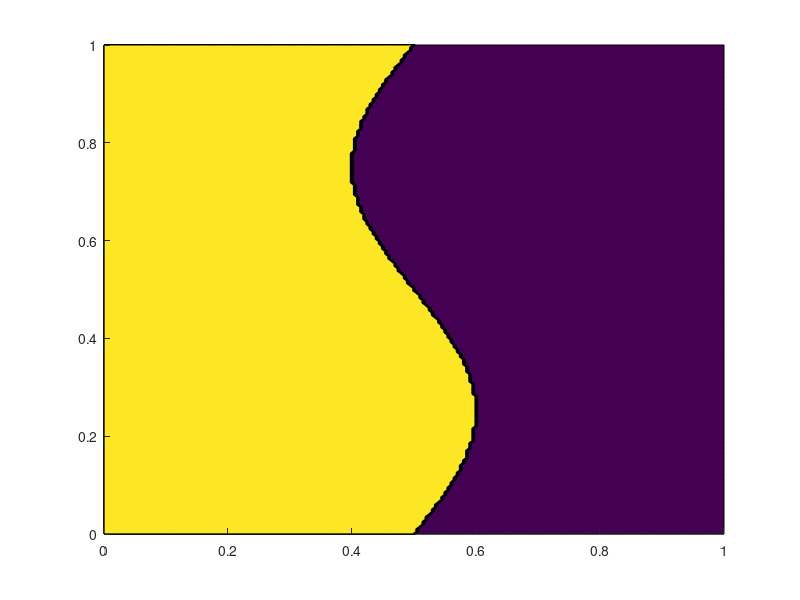

Write MATLAB code to recreate this figure. (Note: this script raises an error after producing the figure.)
% 2D One-Phase Stefan Problem via Enthalpy Method
% MATLAB implementation

clear; clc;

% Physical parameters
rho = 1.0;    % density
c   = 1.0;    % specific heat
k   = 1.0;    % thermal conductivity
L   = 1.0;    % latent heat per unit mass
T0  = 1.0;    % hot boundary temperature
Tm  = 0.0;    % melting temperature

% Domain and discretization
Nx = 200; Ny = 200;
Lx = 1.0; Ly = 1.0;
dx = Lx/(Nx-1); dy = Ly/(Ny-1);
x  = linspace(0, Lx, Nx);
y  = linspace(0, Ly, Ny);
[X, Y] = meshgrid(x, y);

% Initial interface: x = 0.5 + 0.1*sin(2*pi*y)
interface = 0.5 + 0.1*sin(2*pi*y);
liquid_mask = (X <= interface');   % Ny-by-Nx logical array

% Initialize fields
T = Tm * ones(Ny, Nx);
H = c * Tm * ones(Ny, Nx);
T(liquid_mask) = T0;
H(liquid_mask) = c*T0 + L;

% Plot initial condition
figure;
contourf(X, Y, T, 20, 'EdgeColor', 'none'); hold on;
contour(X, Y, double(liquid_mask), [0.5 0.5], 'k--', 'LineWidth', 1);
xlabel('x'); ylabel('y');
title('Initial Temperature and Interface');
colorbar;

% Time-stepping parameters
dt = 0.1 * min(dx, dy)^2 / k;  % stability limit
steps = 1000;

% Main simulation loop
for n = 1:steps
    % Dirichlet at x=0 (first column)
    T(:,1) = T0;
    H(:,1) = c*T0 + L;

    % Compute Laplacian of T
    lapT = zeros(Ny, Nx);
    % interior nodes
    lapT(2:end-1,2:end-1) = (T(2:end-1,3:end) - 2*T(2:end-1,2:end-1) + T(2:end-1,1:end-2)) / dx^2 + ...
                             (T(3:end,2:end-1) - 2*T(2:end-1,2:end-1) + T(1:end-2,2:end-1)) / dy^2;
    % Neumann (insulated) on y-boundaries
    lapT(1,2:end-1)   = (T(2,2:end-1) - T(1,2:end-1)) / dy^2 + (T(1,3:end) - 2*T(1,2:end-1) + T(1,1:end-2)) / dx^2;
    lapT(end,2:end-1) = (T(end-1,2:end-1) - T(end,2:end-1)) / dy^2 + (T(end,3:end) - 2*T(end,2:end-1) + T(end,1:end-2)) / dx^2;
    % Neumann on x=Ly boundary edges
    lapT(2:end-1,1)   = (T(2:end-1,2) - T(2:end-1,1)) / dx^2 + (T(3:end,1) - 2*T(2:end-1,1) + T(1:end-2,1)) / dy^2;
    lapT(2:end-1,end) = (T(2:end-1,end-1) - T(2:end-1,end)) / dx^2 + (T(3:end,end) - 2*T(2:end-1,end) + T(1:end-2,end)) / dy^2;

    % Update enthalpy
    H = H + k * dt * lapT;

    % Update temperature from enthalpy
    solid  = (H <= L);
    liquid = ~solid;
    T(solid)  = Tm; % solid region
    T(liquid) = (H(liquid) - L) / c;
end

% Plot final temperature field
figure;
contourf(X, Y, T, 20, 'EdgeColor', 'none');
xlabel('x'); ylabel('y');
title('Temperature Field at Final Time by Enthalpy Method');
colorbar;
